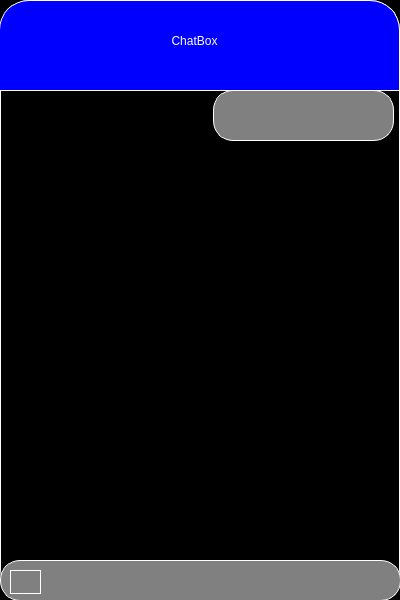
<?xml version="1.0" encoding="UTF-8"?>
<ui version="4.0">
 <class>Widget</class>
 <widget class="QWidget" name="Widget">
  <property name="geometry">
   <rect>
    <x>0</x>
    <y>0</y>
    <width>400</width>
    <height>600</height>
   </rect>
  </property>
  <property name="windowTitle">
   <string>Widget</string>
  </property>
  <property name="styleSheet">
   <string notr="true">border: 1px solid white;
border-radius: 30px;
background-color: black;</string>
  </property>
  <widget class="QFrame" name="frame">
   <property name="geometry">
    <rect>
     <x>-1</x>
     <y>0</y>
     <width>401</width>
     <height>91</height>
    </rect>
   </property>
   <property name="styleSheet">
    <string notr="true">background-color: blue;
border-top-left radius: 30px;
border-top-right-radius: 30px;
border-bottom-left-radius: 0px;
border-bottom-right-radius: 0px;</string>
   </property>
   <property name="frameShape">
    <enum>QFrame::StyledPanel</enum>
   </property>
   <property name="frameShadow">
    <enum>QFrame::Raised</enum>
   </property>
   <widget class="QLabel" name="label">
    <property name="geometry">
     <rect>
      <x>70</x>
      <y>10</y>
      <width>251</width>
      <height>61</height>
     </rect>
    </property>
    <property name="styleSheet">
     <string notr="true">border: none;
border-top-left-radius: 0px;
font: italic 24pt &quot;Times New Roman&quot;;
border-top-right-radius: 0px;
color: white;
</string>
    </property>
    <property name="text">
     <string>ChatBox</string>
    </property>
    <property name="alignment">
     <set>Qt::AlignCenter</set>
    </property>
   </widget>
   <widget class="QLabel" name="label_2">
    <property name="geometry">
     <rect>
      <x>10</x>
      <y>20</y>
      <width>51</width>
      <height>51</height>
     </rect>
    </property>
    <property name="styleSheet">
     <string notr="true">border: none;</string>
    </property>
    <property name="text">
     <string/>
    </property>
    <property name="pixmap">
     <pixmap resource="gui_tools.qrc">:/Downloads/comment.png</pixmap>
    </property>
    <property name="scaledContents">
     <bool>true</bool>
    </property>
   </widget>
  </widget>
  <widget class="QPlainTextEdit" name="plainTextEdit">
   <property name="geometry">
    <rect>
     <x>213</x>
     <y>90</y>
     <width>181</width>
     <height>51</height>
    </rect>
   </property>
   <property name="styleSheet">
    <string notr="true">background-color: gray;
border-radius: 20px;</string>
   </property>
  </widget>
  <widget class="QLineEdit" name="lineEdit">
   <property name="geometry">
    <rect>
     <x>0</x>
     <y>560</y>
     <width>401</width>
     <height>41</height>
    </rect>
   </property>
   <property name="styleSheet">
    <string notr="true">background-color: gray;
border-radius: 20px;</string>
   </property>
  </widget>
  <widget class="QPushButton" name="pushButton">
   <property name="geometry">
    <rect>
     <x>350</x>
     <y>565</y>
     <width>41</width>
     <height>31</height>
    </rect>
   </property>
   <property name="styleSheet">
    <string notr="true">border-image: url(:/Downloads/send-message.png);
border: none;
background-color: transparent;</string>
   </property>
   <property name="text">
    <string/>
   </property>
  </widget>
  <widget class="QPushButton" name="pushButton_2">
   <property name="geometry">
    <rect>
     <x>10</x>
     <y>570</y>
     <width>31</width>
     <height>24</height>
    </rect>
   </property>
   <property name="styleSheet">
    <string notr="true">background-color: transparent;
border-image: url(:/Downloads/attachment.png);</string>
   </property>
   <property name="text">
    <string/>
   </property>
  </widget>
 </widget>
 <resources>
  <include location="gui_tools.qrc"/>
 </resources>
 <connections/>
</ui>
